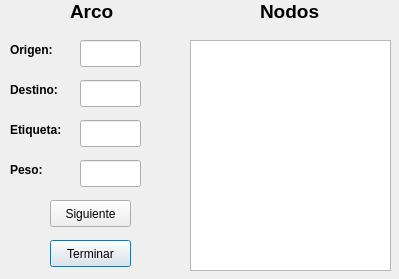
<?xml version="1.0" encoding="UTF-8"?>
<ui version="4.0">
 <class>AddEdge</class>
 <widget class="QDialog" name="AddEdge">
  <property name="geometry">
   <rect>
    <x>0</x>
    <y>0</y>
    <width>399</width>
    <height>279</height>
   </rect>
  </property>
  <property name="windowTitle">
   <string>Dialog</string>
  </property>
  <widget class="QLineEdit" name="from">
   <property name="geometry">
    <rect>
     <x>80</x>
     <y>40</y>
     <width>61</width>
     <height>27</height>
    </rect>
   </property>
  </widget>
  <widget class="QPlainTextEdit" name="nodes">
   <property name="geometry">
    <rect>
     <x>190</x>
     <y>40</y>
     <width>201</width>
     <height>231</height>
    </rect>
   </property>
   <property name="readOnly">
    <bool>true</bool>
   </property>
  </widget>
  <widget class="QLabel" name="label_5">
   <property name="geometry">
    <rect>
     <x>10</x>
     <y>120</y>
     <width>71</width>
     <height>21</height>
    </rect>
   </property>
   <property name="text">
    <string>&lt;html&gt;&lt;head/&gt;&lt;body&gt;&lt;p&gt;&lt;span style=&quot; font-weight:600;&quot;&gt;Etiqueta:&lt;/span&gt;&lt;/p&gt;&lt;/body&gt;&lt;/html&gt;</string>
   </property>
  </widget>
  <widget class="QLineEdit" name="to">
   <property name="geometry">
    <rect>
     <x>80</x>
     <y>80</y>
     <width>61</width>
     <height>27</height>
    </rect>
   </property>
  </widget>
  <widget class="QLabel" name="label0">
   <property name="geometry">
    <rect>
     <x>70</x>
     <y>0</y>
     <width>61</width>
     <height>21</height>
    </rect>
   </property>
   <property name="text">
    <string>&lt;html&gt;&lt;head/&gt;&lt;body&gt;&lt;p&gt;&lt;span style=&quot; font-size:14pt; font-weight:600;&quot;&gt;Arco&lt;/span&gt;&lt;/p&gt;&lt;/body&gt;&lt;/html&gt;</string>
   </property>
  </widget>
  <widget class="QLineEdit" name="label">
   <property name="geometry">
    <rect>
     <x>80</x>
     <y>120</y>
     <width>61</width>
     <height>27</height>
    </rect>
   </property>
  </widget>
  <widget class="QLabel" name="label_6">
   <property name="geometry">
    <rect>
     <x>10</x>
     <y>160</y>
     <width>71</width>
     <height>21</height>
    </rect>
   </property>
   <property name="text">
    <string>&lt;html&gt;&lt;head/&gt;&lt;body&gt;&lt;p&gt;&lt;span style=&quot; font-weight:600;&quot;&gt;Peso:&lt;/span&gt;&lt;/p&gt;&lt;/body&gt;&lt;/html&gt;</string>
   </property>
  </widget>
  <widget class="QLabel" name="label0_2">
   <property name="geometry">
    <rect>
     <x>260</x>
     <y>0</y>
     <width>71</width>
     <height>21</height>
    </rect>
   </property>
   <property name="text">
    <string>&lt;html&gt;&lt;head/&gt;&lt;body&gt;&lt;p&gt;&lt;span style=&quot; font-size:14pt; font-weight:600;&quot;&gt;Nodos&lt;/span&gt;&lt;/p&gt;&lt;/body&gt;&lt;/html&gt;</string>
   </property>
  </widget>
  <widget class="QPushButton" name="finish">
   <property name="geometry">
    <rect>
     <x>50</x>
     <y>240</y>
     <width>81</width>
     <height>27</height>
    </rect>
   </property>
   <property name="text">
    <string>Terminar</string>
   </property>
  </widget>
  <widget class="QLabel" name="label_2">
   <property name="geometry">
    <rect>
     <x>10</x>
     <y>40</y>
     <width>61</width>
     <height>21</height>
    </rect>
   </property>
   <property name="text">
    <string>&lt;html&gt;&lt;head/&gt;&lt;body&gt;&lt;p&gt;&lt;span style=&quot; font-weight:600;&quot;&gt;Origen:&lt;/span&gt;&lt;/p&gt;&lt;/body&gt;&lt;/html&gt;</string>
   </property>
  </widget>
  <widget class="QLineEdit" name="weight">
   <property name="geometry">
    <rect>
     <x>80</x>
     <y>160</y>
     <width>61</width>
     <height>27</height>
    </rect>
   </property>
  </widget>
  <widget class="QPushButton" name="next">
   <property name="geometry">
    <rect>
     <x>50</x>
     <y>200</y>
     <width>81</width>
     <height>27</height>
    </rect>
   </property>
   <property name="text">
    <string>Siguiente</string>
   </property>
  </widget>
  <widget class="QLabel" name="label_3">
   <property name="geometry">
    <rect>
     <x>10</x>
     <y>80</y>
     <width>61</width>
     <height>21</height>
    </rect>
   </property>
   <property name="text">
    <string>&lt;html&gt;&lt;head/&gt;&lt;body&gt;&lt;p&gt;&lt;span style=&quot; font-weight:600;&quot;&gt;Destino:&lt;/span&gt;&lt;/p&gt;&lt;/body&gt;&lt;/html&gt;</string>
   </property>
  </widget>
 </widget>
 <resources/>
 <connections/>
</ui>
